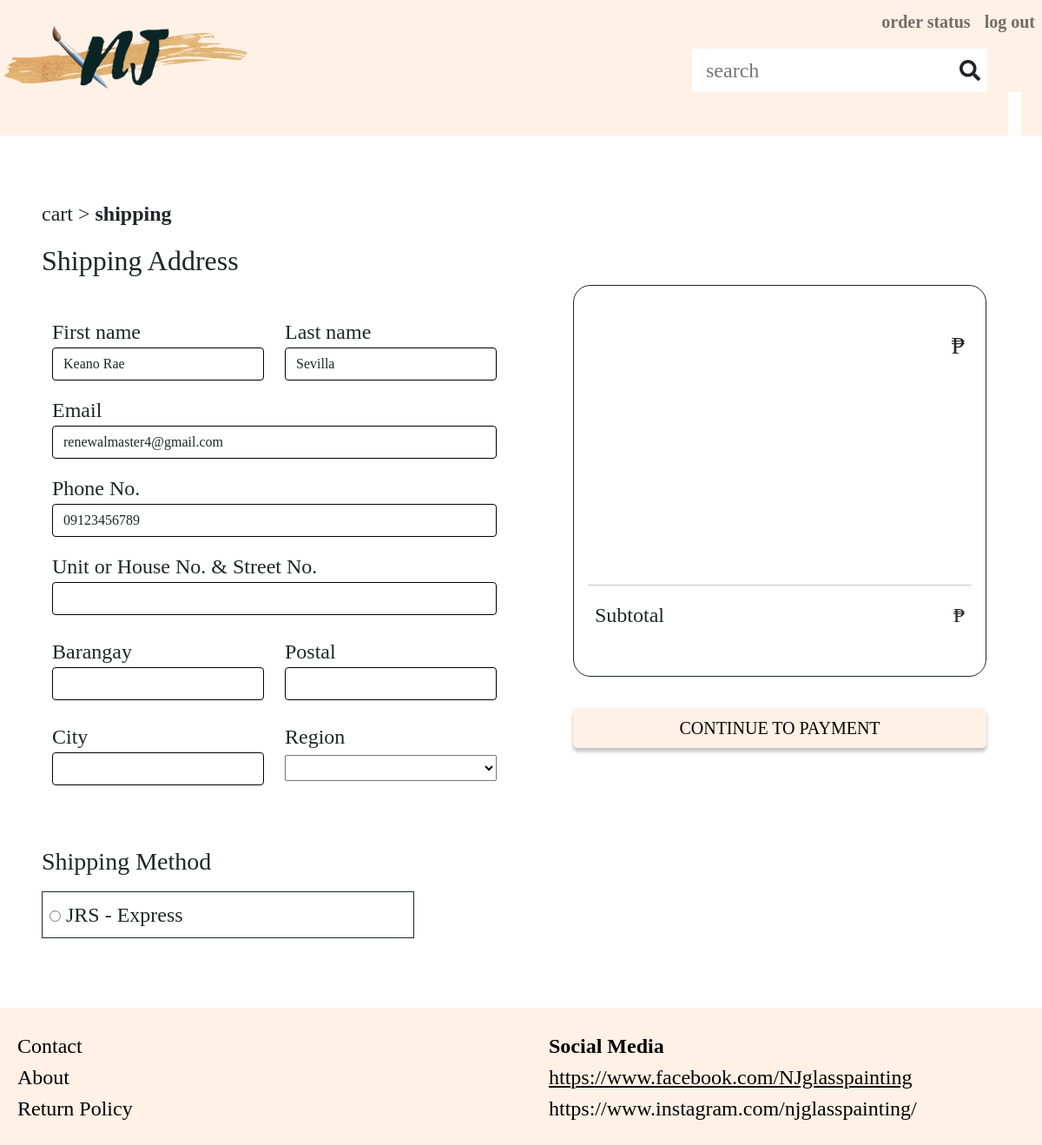
Screenshot of /users/user/shipping_info.php (signed in) with the database file from the repository.
### tables this page shows
CREATE TABLE `user` (
  `id` mediumint(8) UNSIGNED ZEROFILL NOT NULL,
  `username` varchar(50) NOT NULL,
  `password` varchar(255) NOT NULL,
  `first_name` varchar(50) NOT NULL,
  `last_name` varchar(50) NOT NULL,
  `email` varchar(50) DEFAULT NULL,
  `phone_number` varchar(50) NOT NULL,
  `role` varchar(50) NOT NULL,
  `verify_key` varchar(255) NOT NULL,
  `verify_status` tinyint(1) NOT NULL DEFAULT 0,
  `verified_at` timestamp NULL DEFAULT NULL ON UPDATE current_timestamp(),
  `created_at` timestamp NOT NULL DEFAULT current_timestamp(),
  `modified_at` timestamp NOT NULL DEFAULT current_timestamp() ON UPDATE current_timestamp()
);

### users/user/process/shipping_info_process.php (called while the page is built, shortened)
<?php
    $var=array(
        "addr" => "",
        "brgy" => "",
        "postal" => "",
        "city" => "",
        "region" => "",
        "method" => ""
    );
?>

### users/user/shipping_info.php (the view, shortened to what this page needs)
<?php
    include('../../include/header.php');
    include('../../include/navbar.php');
    include('process/shipping_info_process.php');
?>
    <div class="container-fluid shipping-info p-0">
        <?php
            if(isset($_SESSION['msg']) and $_SESSION['msg'] !=''){
            ?>
            <br>
            <div class="d-flex align-items-center mb-2">
                <span class="iconify fs-3 mb-1" data-icon="carbon:warning-alt" style="color: red;"></span>
                <h4 class="mb-0 ms-1" style="color:red;"><?php echo $_SESSION['msg']; ?></h4>
            </div>
                <?php
                unset($_SESSION['msg']);
            }
            else{
                echo "<br>";
                echo "<br>";
            }
        ?>
        <div class="header ms-5">
            <a class="d-inline fw-normal fs-4 text-decoration-none text-reset" href="cart.php">cart</a>
            <p class="d-inline fw-normal fs-4">></p>
            <p class="d-inline fw-bolder fs-4">shipping</p>
            <div class="title">
                <p class="fs-3 mb-0 mt-1"><span class="iconify pb-1 fs-1" data-icon="carbon:location"></span>Shipping Address</p>
            </div>
        </div>
        <form action="<?php echo htmlspecialchars($_SERVER["PHP_SELF"]); ?>" method="POST">
            <div class="row">
                <div class="col">
                    <br>
                    <div class="row ms-5">
                        <?php
                            $database = new Connection();
                            $db = $database->open();
                            $sql = $db->prepare("SELECT first_name, last_name, email, phone_number FROM user WHERE id=:uid");
                            $sql->bindParam(':uid', $_SESSION['pid']);
                            $sql->execute();
                            if($display=$sql->fetch(PDO::FETCH_ASSOC)){
                        ?>
                        <div class="col-6 mb-3">
                            <label for="firstname">First name</label>
                            <input type="text" class="form-control" name="firstname" value="<?php echo $display['first_name']; ?>">
                        </div>
                        <div class="col-6">
                            <label for="lastname">Last name</label>
                            <input type="text" class="form-control" name="lastname" value="<?php echo $display['last_name']; ?>">
                        </div>
                        <div class="col-12 mb-3">
                            <label for="email">Email</label>
                            <input type="email" class="form-control" name="email" value="<?php echo $display['email']; ?>">
                        </div>
                        <div class="col-12 mb-3">
                            <label for="number">Phone No.</label>
                            <input type="text" class="form-control" name="number" value="<?php echo $display['phone_number']; ?>">
                        </div>
                        <?php
                            }
                        ?>
                        <div class="col-12 mb-3">
                            <label for="address">Unit or House No. & Street No.</label>
                            <input type="text" class="form-control" name="address" value="<?php echo $var['addr']; ?>">
                        </div>
                        <div class="col-6 mb-3">
                            <label for="barangay">Barangay</label>
                            <input type="text" class="form-control" name="barangay" value="<?php echo $var['brgy']; ?>">
                        </div>
                        <div class="col-6 mb-3">
                            <label for="postal">Postal</label>
                            <input type="text" class="form-control" name="postal" value="<?php echo $var['postal']; ?>">
                        </div>
                        <div class="col-6">
                            <label for="city">City</label>
                            <input type="text" class="form-control" name="city" value="<?php echo $var['city']; ?>">
                        </div>
                        <div class="col-6 mb-5">
                            <label for="region">Region</label>
                            <div>
                                <select name="region" class="w-100">
                                    <option value="" selected disabled hidden></option>
                                    <option <?php if(isset($_POST['region']) and $_POST['region'] == "NCR") echo "selected"; ?>>NCR</option>
                                </select>
                            </div>
                        </div>
                    </div>
                    <div class="ms-5 mb-2">
                        <p class="my-0 fs-3"><span class="iconify pb-1 fs-1" data-icon="fluent:vehicle-truck-profile-24-regular"></span>Shipping Method</p>
                    </div>
                    <div class="col-12">
                        <div class="btn-group-vertical w-75 ms-5" data-toggle="buttons">
                            <label class="p-2 border border-dark text-start w-100">
                                <input type="radio" name="options" id="option1" value="JRS - Express" <?php if (isset($_POST['options']) && $_POST['options']=="JRS - Express") echo "checked";?>> JRS - Express
                            </label>
                        </div>
                        <br>
                        <br>
                        <br>
                    </div>
                </div>
                <div class="col mx-3">
                    <div class="displaytotal border border-dark mx-5">
                        <div class="content d-flex justify-content-between px-4 py-5">
                            <div class="d-flex">
                                <div class="box me-3">
                                </div>
                            </div>
                            <div class="d-flex justify-content-between">
                                <p class="fs-3 ms-5"><?php echo "₱".$_SESSION['subtotal']; ?></p>
                            </div>
                        </div>
                        <br>
                        <br>
                        <br>
                        <br>
                        <hr class="mx-3">
                        <div class="d-flex justify-content-between mx-4">
                            <p>Subtotal</p>
                            <p><?php echo "₱".$_SESSION['subtotal']; ?></p>
                        </div>
                        <br>
                    </div>
                    <br>
                    <div class="checkout d-grid mx-5">
                        <button type="submit" name="ship-btn" class="btn-pink btn-shadow btn btn-lg active py-2 border-0 fw-normal">CONTINUE TO PAYMENT</button>
                    </div>
                </div>
            </div>
        </form>
        <footer>
            <div class="row">
                <div class="col d-flex flex-column">
                    <a class="text-decoration-none text-reset mt-3" href="contact.php">Contact</a>
                    <a class="text-decoration-none text-reset" href="about.php">About</a>
                    <a class="text-decoration-none text-reset mb-4" href="policy.php">Return Policy</a>
                </div>
                <div class="col">
                    <p class="fw-bold mt-3">Social Media</p>
                    <p class="text-decoration-underline">https://www.facebook.com/NJglasspainting</p>
                    <p class="mb-4">https://www.instagram.com/njglasspainting/</p>
                </div>
            </div>
        </footer>
    </div>
</body>
</html>

### assets/css/styles.css (style rules this page uses)
* { margin: 0; padding: 0; box-sizing: border-box; font-family: Calibri; }
body { overflow-x: hidden; }
.btn-pink { background-color: #FFF1E6 !important; color: #000 !important; font-weight: 400; font-style: normal; }
.btn-shadow { box-shadow: 0px 4px 4px rgba(0, 0, 0, 0.25); }
a { cursor: pointer; }
footer { background-color: #FFF1E6; color: #000; bottom: 0; left: 0; right: 0; height: auto; width: 100vw; padding-top: 10px; }
footer a, footer p { margin: 0; margin-left: 20px; font-size: 24px !important; }
.shipping-info .form-control, .admin .form-control { border: 1px solid #000; box-shadow: none; }
.shipping-info { font-size: 24px; }
.shipping-info .title p { font-size: 32px !important; }
.displaytotal { border-radius: 20px; }
.shipping-info .checkout { margin-bottom: 120px; }
.shipping-info .box { width: 100px; height: 88px; }

### rows the page displays
user: firstname "Keano Rae", lastname "Sevilla", email "renewalmaster4@gmail.com", number "09123456789"
